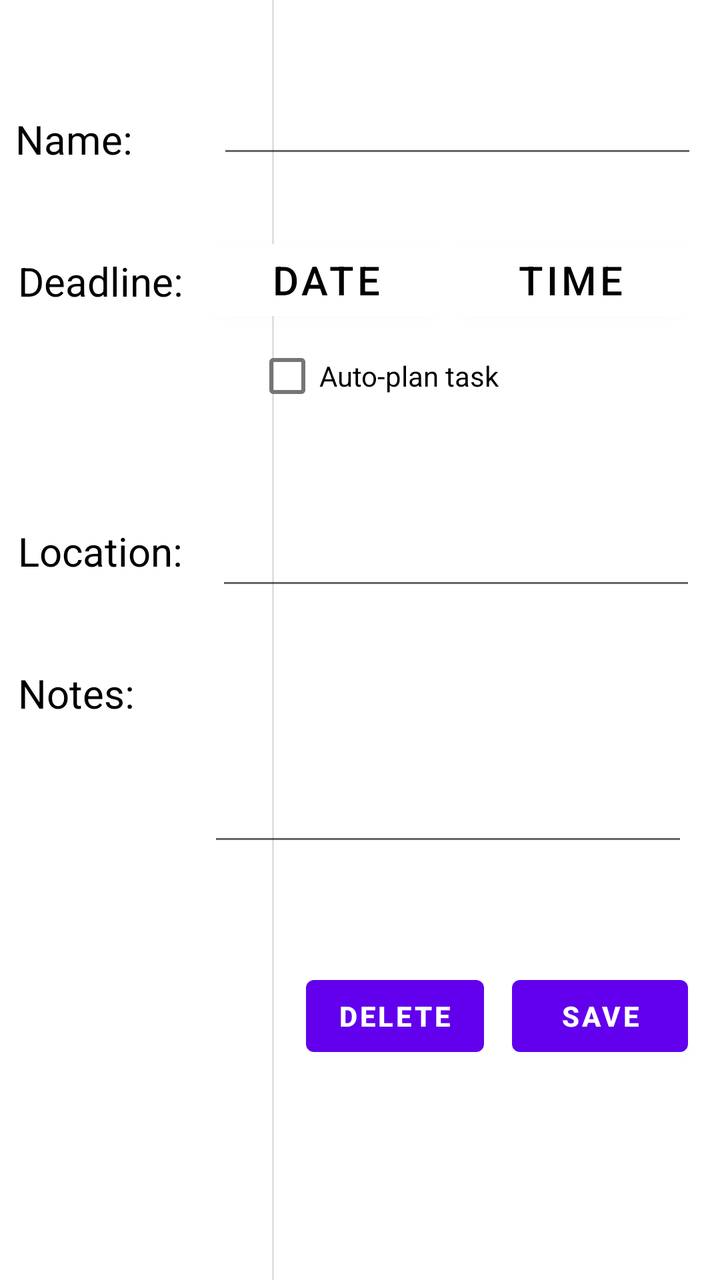
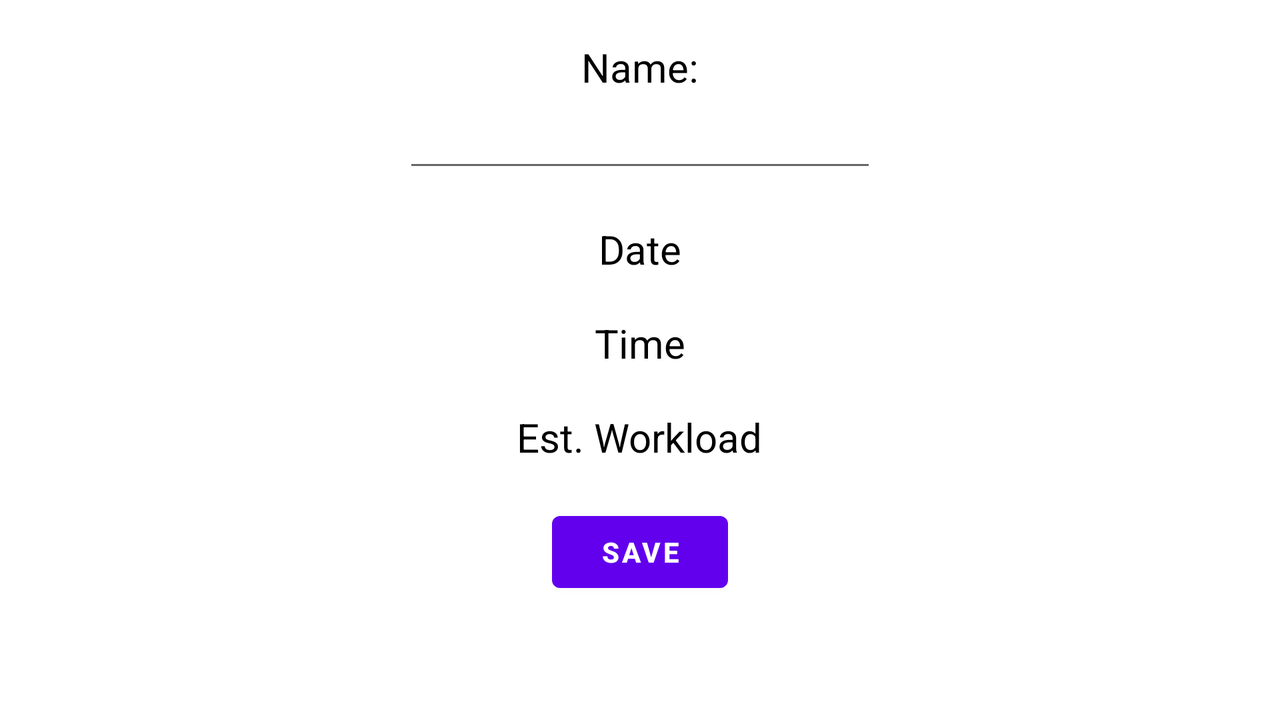

First picture: res/layout/ on a phone held upright. Second picture: the repository's own variant of that layout, on a device whose configuration matches the variant's folder. Source for both follows.
<!-- AndroidManifest.xml: application theme Theme.Plantastic -->
<!-- res/layout/activity_task_edit.xml -->
<?xml version="1.0" encoding="utf-8"?>
<androidx.constraintlayout.widget.ConstraintLayout xmlns:android="http://schemas.android.com/apk/res/android"
    xmlns:app="http://schemas.android.com/apk/res-auto"
    xmlns:tools="http://schemas.android.com/tools"
    android:id="@+id/linearLayout"
    android:layout_width="match_parent"
    android:layout_height="match_parent"
    tools:context=".EventEditActivity">

    <TextView
        android:id="@+id/textView"
        android:layout_width="wrap_content"
        android:layout_height="wrap_content"
        android:layout_marginTop="56dp"
        android:text="Name:"
        android:textAlignment="center"
        android:textColor="@color/black"
        android:textSize="20sp"
        app:layout_constraintEnd_toEndOf="parent"
        app:layout_constraintHorizontal_bias="0.025"
        app:layout_constraintStart_toStartOf="parent"
        app:layout_constraintTop_toTopOf="parent" />

    <EditText
        android:id="@+id/taskNameET"
        android:layout_width="240dp"
        android:layout_height="40dp"
        android:layout_marginTop="44dp"
        android:ems="10"
        android:inputType="text"
        android:textSize="20sp"
        app:layout_constraintEnd_toEndOf="parent"
        app:layout_constraintHorizontal_bias="0.906"
        app:layout_constraintStart_toStartOf="parent"
        app:layout_constraintTop_toTopOf="parent"
        tools:ignore="SpeakableTextPresentCheck,TouchTargetSizeCheck" />

    <Button
        android:id="@+id/taskDateBTN"
        android:layout_width="118dp"
        android:layout_height="48dp"
        android:layout_marginTop="32dp"
        android:layout_marginEnd="4dp"
        android:layout_marginRight="4dp"
        android:backgroundTint="@color/white"
        android:onClick="openDatePicker"
        android:text="Date"
        android:textAlignment="center"
        android:textColor="@color/black"
        android:textSize="20sp"
        app:backgroundTint="#FFFFFF"
        app:layout_constraintEnd_toStartOf="@+id/taskTimeBTN"
        app:layout_constraintHorizontal_bias="1.0"
        app:layout_constraintStart_toStartOf="parent"
        app:layout_constraintTop_toBottomOf="@+id/taskNameET" />

    <Button
        android:id="@+id/taskTimeBTN"
        android:layout_width="118dp"
        android:layout_height="48dp"
        android:layout_marginTop="32dp"
        android:layout_marginEnd="16dp"
        android:layout_marginRight="16dp"
        android:backgroundTint="@color/white"
        android:onClick="openTimePicker"
        android:text="Time"
        android:textAlignment="center"
        android:textColor="@color/black"
        android:textSize="20sp"
        app:layout_constraintEnd_toEndOf="parent"
        app:layout_constraintTop_toBottomOf="@+id/taskNameET" />

    <Button
        android:id="@+id/saveTaskBTN"
        android:layout_width="wrap_content"
        android:layout_height="wrap_content"
        android:layout_marginTop="56dp"
        android:layout_marginEnd="16dp"
        android:layout_marginRight="16dp"
        android:background="@null"
        android:onClick="saveEventAction"
        android:text="Save"
        android:textStyle="bold"
        app:layout_constraintBottom_toBottomOf="parent"
        app:layout_constraintEnd_toEndOf="parent"
        app:layout_constraintHorizontal_bias="1.0"
        app:layout_constraintStart_toEndOf="@+id/taskDeleteButton"
        app:layout_constraintTop_toBottomOf="@+id/editTaskNoteField"
        app:layout_constraintVertical_bias="0.0" />

    <View
        android:id="@+id/divider"
        android:layout_width="1dp"
        android:layout_height="844dp"
        android:layout_marginStart="136dp"
        android:layout_marginLeft="136dp"
        android:background="?android:attr/listDivider"
        app:layout_constraintBottom_toBottomOf="parent"
        app:layout_constraintStart_toStartOf="parent"
        app:layout_constraintTop_toTopOf="parent" />

    <TextView
        android:id="@+id/textView2"
        android:layout_width="wrap_content"
        android:layout_height="wrap_content"
        android:layout_marginStart="16dp"
        android:layout_marginLeft="16dp"
        android:layout_marginTop="44dp"
        android:layout_marginEnd="59dp"
        android:layout_marginRight="59dp"
        android:text="Deadline:"
        android:textColor="@color/black"
        android:textSize="20sp"
        app:layout_constraintEnd_toStartOf="@+id/divider"
        app:layout_constraintHorizontal_bias="0.333"
        app:layout_constraintStart_toStartOf="parent"
        app:layout_constraintTop_toBottomOf="@+id/textView" />

    <TextView
        android:id="@+id/textView4"
        android:layout_width="wrap_content"
        android:layout_height="wrap_content"
        android:layout_marginStart="8dp"
        android:layout_marginLeft="8dp"
        android:layout_marginTop="108dp"
        android:text="Location:"
        android:textColor="@color/black"
        android:textSize="20sp"
        app:layout_constraintEnd_toStartOf="@+id/divider"
        app:layout_constraintHorizontal_bias="0.022"
        app:layout_constraintStart_toStartOf="parent"
        app:layout_constraintTop_toBottomOf="@+id/textView2" />

    <EditText
        android:id="@+id/taskLocationField"
        android:layout_width="240dp"
        android:layout_height="48dp"
        android:layout_marginTop="40dp"
        android:layout_marginEnd="16dp"
        android:layout_marginRight="16dp"
        android:ems="10"
        android:inputType="textPostalAddress"
        app:layout_constraintEnd_toEndOf="parent"
        app:layout_constraintHorizontal_bias="0.888"
        app:layout_constraintStart_toEndOf="@+id/divider"
        app:layout_constraintTop_toBottomOf="@+id/autoPlanTask"
        tools:ignore="SpeakableTextPresentCheck" />

    <TextView
        android:id="@+id/textView5"
        android:layout_width="wrap_content"
        android:layout_height="wrap_content"
        android:layout_marginStart="8dp"
        android:layout_marginLeft="8dp"
        android:layout_marginTop="44dp"
        android:text="Notes:"
        android:textColor="@color/black"
        android:textSize="20sp"
        app:layout_constraintEnd_toStartOf="@+id/divider"
        app:layout_constraintHorizontal_bias="0.014"
        app:layout_constraintStart_toStartOf="parent"
        app:layout_constraintTop_toBottomOf="@+id/textView4" />

    <EditText
        android:id="@+id/editTaskNoteField"
        android:layout_width="240dp"
        android:layout_height="100dp"
        android:layout_marginTop="28dp"
        android:layout_marginEnd="16dp"
        android:layout_marginRight="16dp"
        android:ems="10"
        android:gravity="start|top"
        android:inputType="textMultiLine"
        app:layout_constraintEnd_toEndOf="parent"
        app:layout_constraintHorizontal_bias="1.0"
        app:layout_constraintStart_toEndOf="@+id/divider"
        app:layout_constraintTop_toBottomOf="@+id/taskLocationField"
        tools:ignore="SpeakableTextPresentCheck" />

    <Button
        android:id="@+id/taskDeleteButton"
        android:layout_width="wrap_content"
        android:layout_height="wrap_content"
        android:layout_marginStart="16dp"
        android:layout_marginLeft="16dp"
        android:layout_marginTop="56dp"
        android:onClick=""
        android:text="Delete"
        android:textStyle="bold"
        app:layout_constraintBottom_toBottomOf="parent"
        app:layout_constraintStart_toEndOf="@+id/divider"
        app:layout_constraintTop_toBottomOf="@+id/editTaskNoteField"
        app:layout_constraintVertical_bias="0.0" />

    <CheckBox
        android:id="@+id/autoPlanTask"
        android:layout_width="wrap_content"
        android:layout_height="wrap_content"
        android:text="Auto-plan task"
        app:layout_constraintEnd_toEndOf="parent"
        app:layout_constraintHorizontal_bias="0.536"
        app:layout_constraintStart_toStartOf="parent"
        app:layout_constraintTop_toBottomOf="@+id/taskDateBTN" />

</androidx.constraintlayout.widget.ConstraintLayout>
<!-- resources referenced by this layout -->
<resources>
  <color name="black">#FF000000</color>
  <color name="white">#FFFFFFFF</color>
  <!-- from res/values-v21/ -->
  <style name="Theme.Plantastic" parent="Theme.MaterialComponents.DayNight.NoActionBar">
          
          <item name="colorPrimary">@color/purple_500</item>
          <item name="colorPrimaryVariant">@color/purple_700</item>
          <item name="colorOnPrimary">@color/white</item>
          
          <item name="colorSecondaryVariant">@color/teal_700</item>
          <item name="colorOnSecondary">@color/black</item>
          
          <item name="android:statusBarColor">#00000000</item>
          
      </style>
  <color name="purple_500">#FF6200EE</color>
  <color name="purple_700">#FF3700B3</color>
  <color name="teal_700">#FF018786</color>
</resources>
<!-- res/layout-land/activity_task_edit.xml (the repository's variant of the layout above) -->
<!-- drawn on the phone turned sideways -->
<?xml version="1.0" encoding="utf-8"?>
<LinearLayout
    xmlns:android="http://schemas.android.com/apk/res/android"
    xmlns:tools="http://schemas.android.com/tools"
    android:layout_width="match_parent"
    android:layout_height="match_parent"
    android:orientation="vertical"
    tools:context=".taskEditActivity">

    <TextView
        android:layout_width="wrap_content"
        android:layout_height="wrap_content"
        android:layout_gravity="center"
        android:layout_marginTop="20dp"
        android:text="Name:"
        android:textSize="20sp"
        android:textAlignment="center"
        android:textColor="@color/black"/>

    <EditText
        android:id="@+id/taskNameET"
        android:layout_width="wrap_content"
        android:layout_height="wrap_content"
        android:layout_gravity="center"
        android:textSize="20sp"
        android:ems="10"
        android:inputType="text"/>

    <TextView
        android:id="@+id/taskDateTV"
        android:layout_width="wrap_content"
        android:layout_height="wrap_content"
        android:layout_gravity="center"
        android:layout_marginTop="20dp"
        android:text="Date"
        android:textSize="20sp"
        android:textAlignment="center"
        android:textColor="@color/black"/>

    <TextView
        android:id="@+id/taskTimeTV"
        android:layout_width="wrap_content"
        android:layout_height="wrap_content"
        android:layout_gravity="center"
        android:layout_marginTop="20dp"
        android:text="Time"
        android:textSize="20sp"
        android:textAlignment="center"
        android:textColor="@color/black"/>

    <TextView
        android:id="@+id/estworkloadTV"
        android:layout_width="wrap_content"
        android:layout_height="wrap_content"
        android:layout_gravity="center"
        android:layout_marginTop="20dp"
        android:text="Est. Workload"
        android:textColor="@color/black"
        android:textSize="20sp" />

    <Button
        android:layout_width="wrap_content"
        android:layout_height="wrap_content"
        android:layout_gravity="center"
        android:layout_marginTop="20dp"
        android:background="@null"
        android:onClick="saveEventAction"
        android:text="Save"
        android:textStyle="bold" />

</LinearLayout>
<!-- resources referenced by the variant -->
<!-- as the phone turned sideways resolves them -->
<resources>
  <color name="black">#FF000000</color>
  <!-- from res/values-v21/ -->
  <style name="Theme.Plantastic" parent="Theme.MaterialComponents.DayNight.NoActionBar">
          
          <item name="colorPrimary">@color/purple_500</item>
          <item name="colorPrimaryVariant">@color/purple_700</item>
          <item name="colorOnPrimary">@color/white</item>
          
          <item name="colorSecondaryVariant">@color/teal_700</item>
          <item name="colorOnSecondary">@color/black</item>
          
          <item name="android:statusBarColor">#00000000</item>
          
      </style>
  <color name="purple_500">#FF6200EE</color>
  <color name="purple_700">#FF3700B3</color>
  <color name="white">#FFFFFFFF</color>
  <color name="teal_700">#FF018786</color>
</resources>
